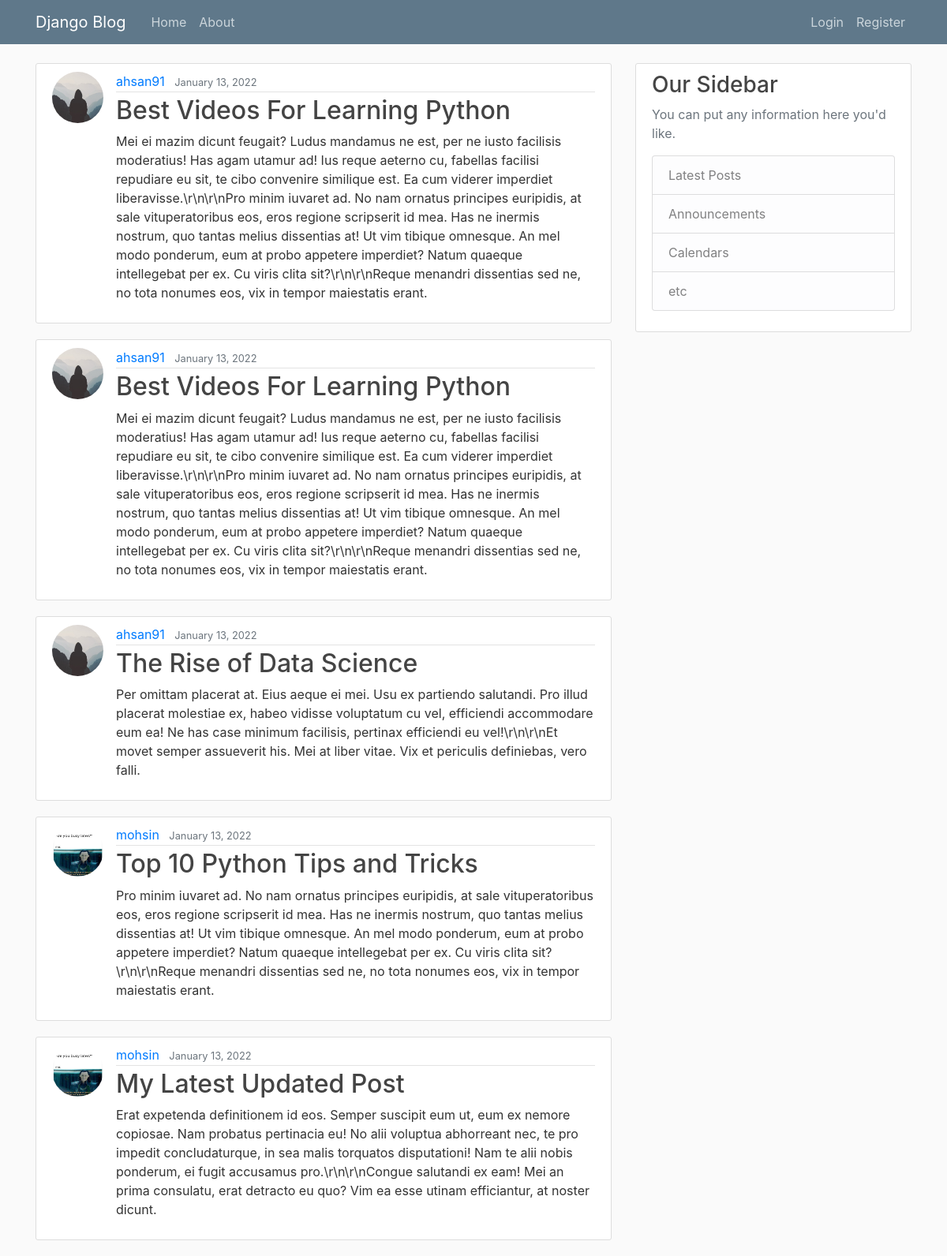
Before: / with the older database file.
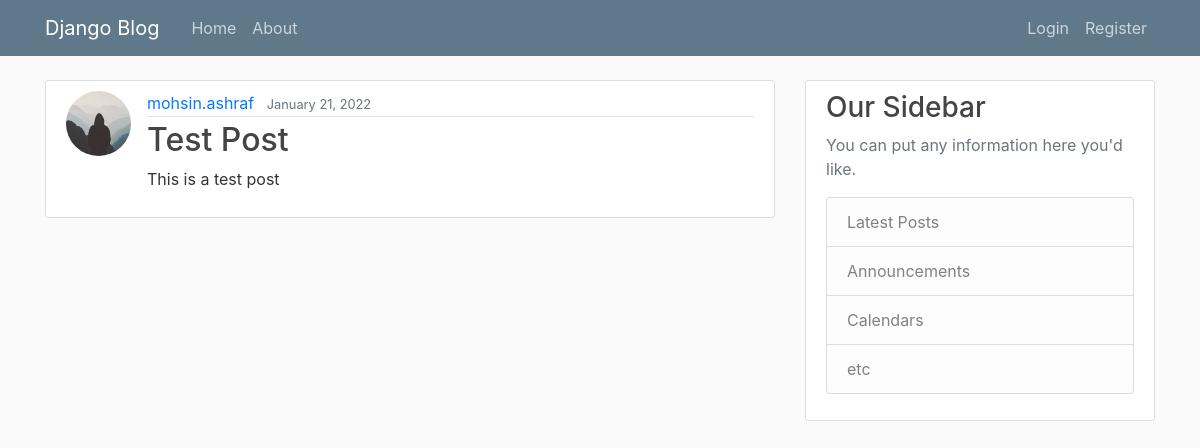
After: the same page with the newer database file.
### blog/models.py (models this page shows, shortened)
class Post(models.Model):
	title = models.CharField(max_length=100)
	content = models.TextField()
	date_posted = models.DateTimeField(default=timezone.now)
	author = models.ForeignKey(User, on_delete=models.CASCADE)

### users/models.py (models this page shows, shortened)
class Profile(models.Model):
	user = models.OneToOneField(User, on_delete=models.CASCADE)
	image = models.ImageField(default='default.jpg', upload_to='profile_pics')

### blog/views.py (the view)
# urls.py: path('', PostListView.as_view(), name="blog-home"),
class PostListView(ListView):
	model = Post
	template_name = "blog/home.html"
	context_object_name = 'posts'
	ordering = ["-date_posted"] # Order by descending date
	paginate_by = 5

### blog/templates/blog/home.html
{% extends "blog/base.html" %}
{% block content %}
    {% for post in posts %}
        <article class="media content-section">
          <img src="{{ post.author.profile.image.url }}" class="rounded-circle article-img">
          <div class="media-body">
            <div class="article-metadata">
              <a class="mr-2" href="#">{{ post.author }}</a>
              <small class="text-muted">{{ post.date_posted|date:"F d, Y" }}</small>
            </div>
            <h2><a class="article-title" href="#">{{ post.title }}</a></h2>
            <p class="article-content">{{ post.content }}</p>
          </div>
        </article>
    {% endfor %}
{% endblock content %}

Changed rows visible on the page:
removed Post: author.profile.image (placeholder picture), author "ahsan91", date_posted "January 13, 2022", title "Best Videos For Learning Python", content "Mei ei mazim dicunt feugait? Ludus mandamus ne est, per ne iusto facilisis moderatius! Has agam utamur ad! Ius reque aeterno cu, fabellas facilisi repudiare eu sit, te cibo convenire similique est. Ea cum viderer imperdiet liberavisse.\\r\\n\\r\\nPro minim iuvaret ad. No nam ornatus principes euripidis, at sale vituperatoribus eos, eros regione scripserit id mea. Has ne inermis nostrum, quo tantas melius dissentias at! Ut vim tibique omnesque. An mel modo ponderum, eum at probo appetere imperdiet? Natum quaeque intellegebat per ex. Cu viris clita sit?\\r\\n\\r\\nReque menandri dissentias sed ne, no tota nonumes eos, vix in tempor maiestatis erant."
removed Post: author.profile.image (placeholder picture), author "ahsan91", date_posted "January 13, 2022", title "Best Videos For Learning Python", content "Mei ei mazim dicunt feugait? Ludus mandamus ne est, per ne iusto facilisis moderatius! Has agam utamur ad! Ius reque aeterno cu, fabellas facilisi repudiare eu sit, te cibo convenire similique est. Ea cum viderer imperdiet liberavisse.\\r\\n\\r\\nPro minim iuvaret ad. No nam ornatus principes euripidis, at sale vituperatoribus eos, eros regione scripserit id mea. Has ne inermis nostrum, quo tantas melius dissentias at! Ut vim tibique omnesque. An mel modo ponderum, eum at probo appetere imperdiet? Natum quaeque intellegebat per ex. Cu viris clita sit?\\r\\n\\r\\nReque menandri dissentias sed ne, no tota nonumes eos, vix in tempor maiestatis erant."
removed Post: author.profile.image (placeholder picture), author "ahsan91", date_posted "January 13, 2022", title "The Rise of Data Science", content "Per omittam placerat at. Eius aeque ei mei. Usu ex partiendo salutandi. Pro illud placerat molestiae ex, habeo vidisse voluptatum cu vel, efficiendi accommodare eum ea! Ne has case minimum facilisis, pertinax efficiendi eu vel!\\r\\n\\r\\nEt movet semper assueverit his. Mei at liber vitae. Vix et periculis definiebas, vero falli."
removed Post: author.profile.image (picture), author "mohsin", date_posted "January 13, 2022", title "Top 10 Python Tips and Tricks", content "Pro minim iuvaret ad. No nam ornatus principes euripidis, at sale vituperatoribus eos, eros regione scripserit id mea. Has ne inermis nostrum, quo tantas melius dissentias at! Ut vim tibique omnesque. An mel modo ponderum, eum at probo appetere imperdiet? Natum quaeque intellegebat per ex. Cu viris clita sit?\\r\\n\\r\\nReque menandri dissentias sed ne, no tota nonumes eos, vix in tempor maiestatis erant."
removed Post: author.profile.image (picture), author "mohsin", date_posted "January 13, 2022", title "My Latest Updated Post", content "Erat expetenda definitionem id eos. Semper suscipit eum ut, eum ex nemore copiosae. Nam probatus pertinacia eu! No alii voluptua abhorreant nec, te pro impedit concludaturque, in sea malis torquatos disputationi! Nam te alii nobis ponderum, ei fugit accusamus pro.\\r\\n\\r\\nCongue salutandi ex eam! Mei an prima consulatu, erat detracto eu quo? Vim ea esse utinam efficiantur, at noster dicunt."
now on this page (row edited): Post: author.profile.image (placeholder picture), author "mohsin.ashraf", date_posted "January 21, 2022", title "Test Post", content "This is a test post"
